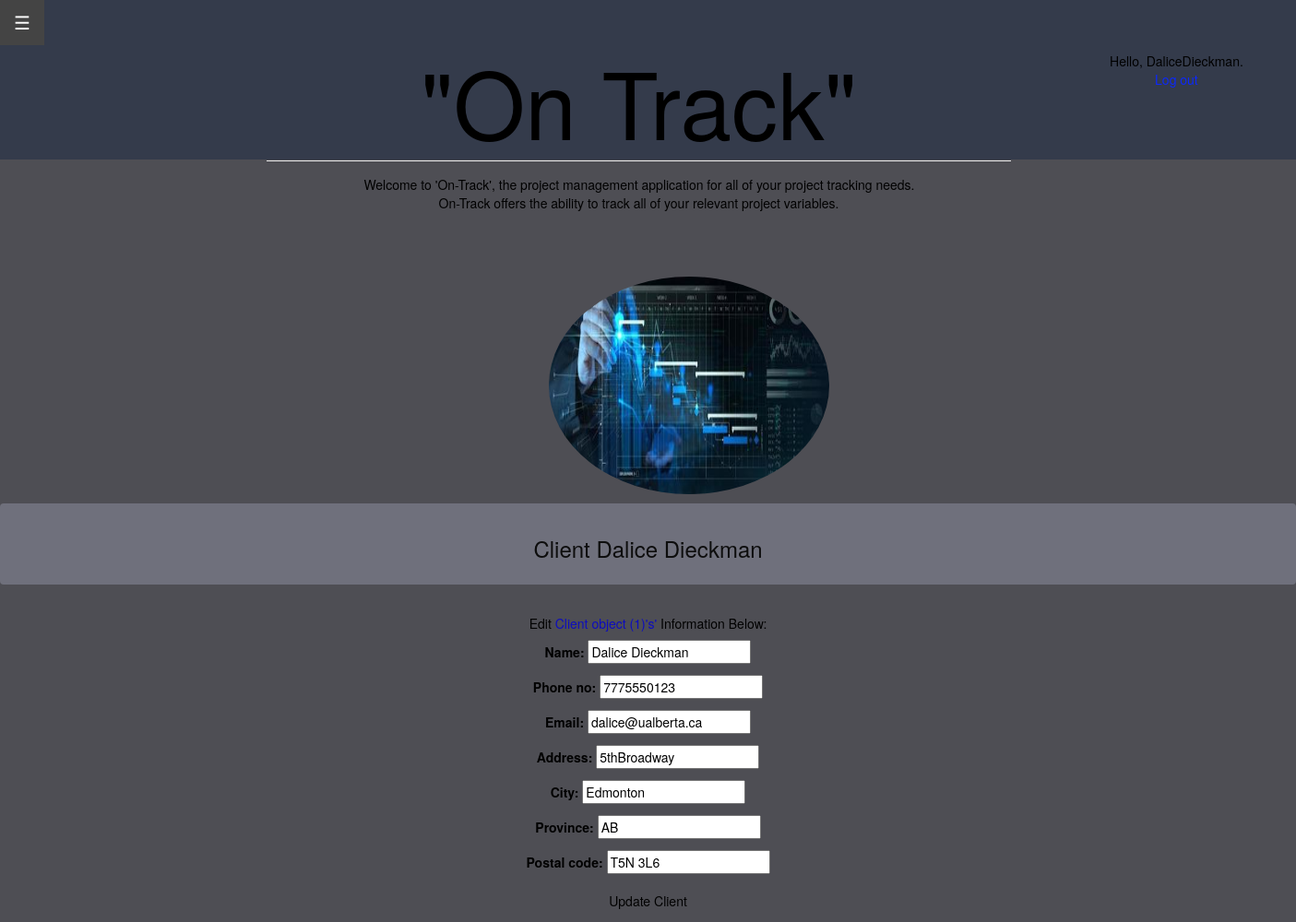
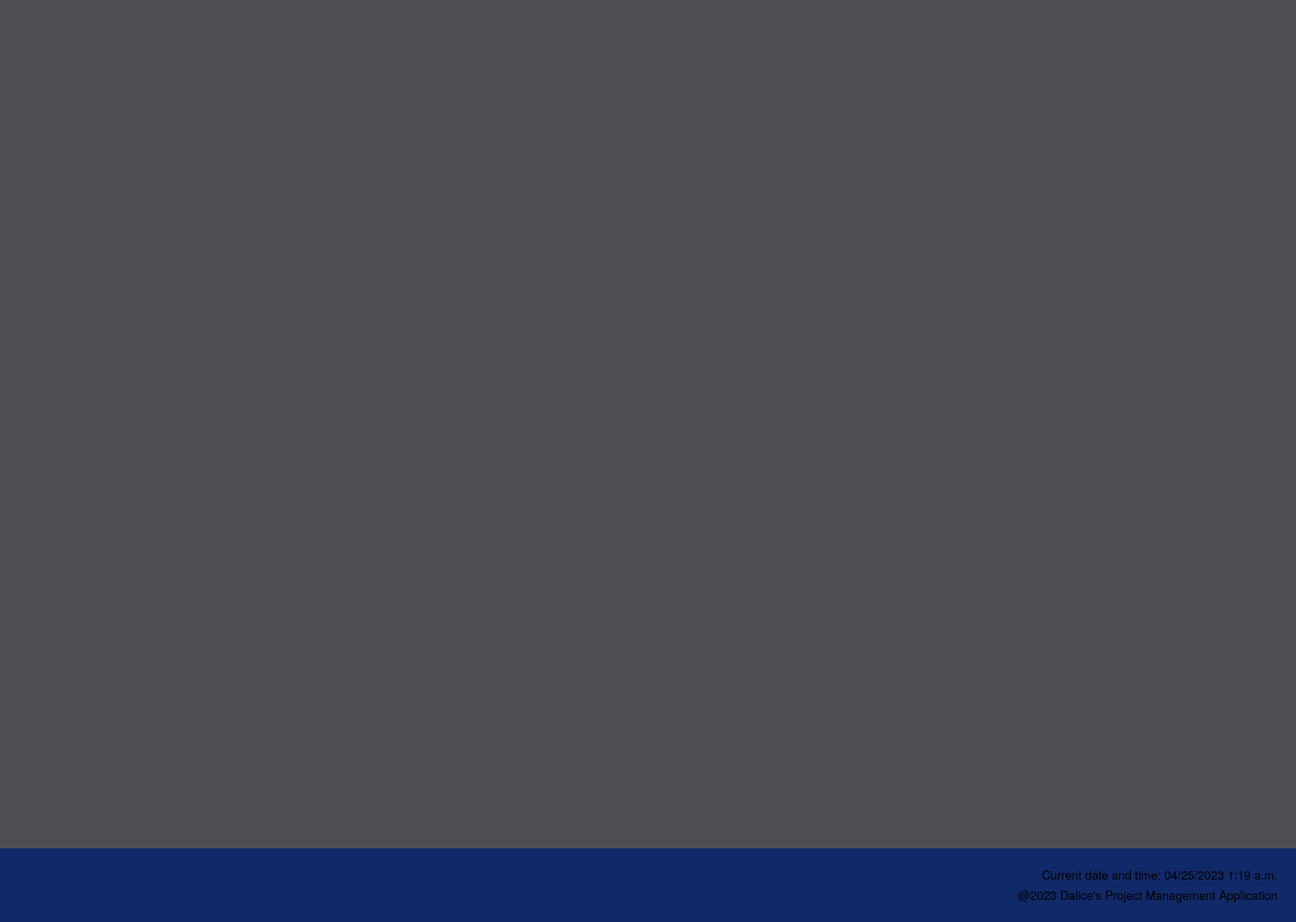
Screenshot of /edit_client/1/ (signed in) with the database file from the repository (2 pictures, top to bottom).
### project_app/models.py (models this page shows)
class Client(models.Model):
    id = models.AutoField(primary_key=True, unique=True)
    name = models.CharField(max_length=100, null=False)
    phone_no = models.IntegerField(null=True)
    email = models.CharField(max_length=100, null=True)
    address = models.CharField(max_length=100, null = False)
    city = models.CharField(max_length=20)
    province = models.CharField(max_length=20)
    postal_code = models.CharField(max_length=20)

### project_app/views.py (the view)
# urls.py: path('edit_client/<int:client_ID>/', views.edit_client, name='edit_client'),
@login_required
def edit_client(request, client_ID):
    client = Client.objects.get(id=client_ID)
    if request.method != 'POST':
        form = ClientForm(instance=client)
    else:
        form = ClientForm(instance=client, data=request.POST)
        if form.is_valid():
            form.save()
            return redirect('project_app:client', client_ID=client.id)
    context = {'client': client, 'form': form}
    return render(request, 'project_app/edit_client.html', context)

### project_app/forms.py
class ClientForm(forms.ModelForm):
    class Meta:
        model = Client
        fields = ['name', 'phone_no', 'email', 'address', 'city', 'province', 'postal_code']
        labels = ['Enter Client Name', 'Phone Number', 'Email', 'Address', 'City', 'Province', 'Postal Code']

### project_app/templates/project_app/edit_client.html (shortened to what this page needs)
{% extends 'project_app/base.html' %}
{% block content %}
<body style="background-color:#f6faf7">
<div class="alert alert-dark" role="alert" style="background-color: rgb(111, 112, 124);">
<h3><center><a href="{% url 'project_app:client' client.id %}" style="color:#0d0d0d"> Client {{ client.name }} </a><center></h3>
</div>
<div style="padding:5px">
<h5>Edit <span style="color:rgb(13, 13, 190)"> {{client}}'s' </span>Information Below:</h5>
<form action="{% url 'project_app:edit_client' client.id %}" method='post'>
    {{ form.as_p }}
    <button type="submit" class="btn btn-outline-dark" name="submit" style="color: black;">Update Client</button>
</form>
</div>
</body>
{% endblock content %}

### project_app/templates/project_app/base.html (shortened to what this page needs)
<!DOCTYPE html>
{% load static %}
<html>
    <head>
        <div class="header">
        </div>
        <div class="second-header">
        </div>
        <link rel="stylesheet" href="https://stackpath.bootstrapcdn.com/bootstrap/4.3.1/css/bootstrap.min.css">
        <link rel="stylesheet" href="https://maxcdn.bootstrapcdn.com/bootstrap/3.4.1/css/bootstrap.min.css">
    </head>
    <head>
        <link rel="stylesheet" href="https://maxcdn.bootstrapcdn.com/bootstrap/3.4.1/css/bootstrap.min.css">
    </head>
        <body style="color: black;"></body><br><br>
    <div id="main">
        <button class="openbtn" onclick="openNav()">&#9776; </button>
    </div>
    <body>
        <div style = "text-align: center;">
    <div id="content" name="content" class="main">
        <div class="row justify-content-center">
            <div class="col-8">
                <h1 class = "mt-2" style="font-size: 100px;">"On Track"</h1>
                <hr class = "mt-0 mb-4">
                <p class = "indent"> Welcome to 'On-Track', the project management application for all of your project tracking needs.<br>
                    On-Track offers the ability to track all of your relevant project variables.
                <br>
                <div style="position: absolute; top: 0; right: -250px;" class="btn btn-outline-dark btn-rounded" data-mdb-ripple-color="dark">
                    {% if user.is_authenticated %}
                    <div style="color: #000000;">Hello, {{ user.username }}.</div>
                        <a style="color: #0d29f8;"  href="{% url 'users:logout' %}">Log out</a>
                    {% else %}
                        <a style="color: #0d29f8;" href="{% url 'users:register' %}">Register</a> -
                        <a style="color: #0d29f8;" href="{% url 'users:login' %}">Log in</a>
                    {% endif %}
                </div>
                <br><br><br>
                <div class = "container">
                    <div class = "image-container">
                        {% load static %} <img src = "{% static 'project_app/media/Home_page.jpg'  %}"  class = "img-circle" alt = "AWS Logo" width = "304" height = "236">
                    </div>
                </div>
                </p>
            </div>
        <div id = "content" name = "content" class="main">
        </div>
        </div>
    </div>
    </body>
        <body>
        </body>
        <footer>
            <p class = "p">Current date and time: {% now "SHORT_DATETIME_FORMAT" %} </p>
            <p class = "p">@2023 Dalice's Project Management Application</p>
        </footer>
        </html>
    {% block content %}
  {% endblock content %}

### project_app/templates/project_app/base.html (style rules this page uses)
.header { position: absolute; top: 0; left: 0; width: 100%; height: 2000px; background-color: #4e4e54; color: #fff; text-align: center; padding: 20px; box-sizing: border-box; z-index: -5; }
.second-header { position: absolute; z-index: -3; top: 0; left: 0; background-color:#333a4bea; color: #333; padding: 10px; height: 173px; width: 100%; }
.openbtn { font-size: 20px; cursor: pointer; background-color: #111; color: white; padding: 10px 15px; border: none; }
.main { margin-left:160px; padding: 0px 10px; }
h1 { font-family: 'Times New Roman', Times, serif; font-size: 50px; font-weight: bolder; color: #040404; }
.image-container { float: right; margin: 0 0 0 -225px; }
.container { display: flex; flex-direction: column; }
.indent { text-indent: 1px; }
footer { position: fixed; bottom: 0; width: 100%; height: 80px; background-color: #0c276aea; color: #000000; text-align: right; padding: 20px; position: fixed; left: 0; font-size: small; }
.p { margin-bottom: 0.3em; }

### rows the page displays
Client: name "Dalice Dieckman", id "Client object (1)", phone_no "7775550123", email "dalice@ualberta.ca", address "5thBroadway", city "Edmonton", province "AB", postal_code "T5N 3L6"

### other values shown
{{ user.username }} "DaliceDieckman"
